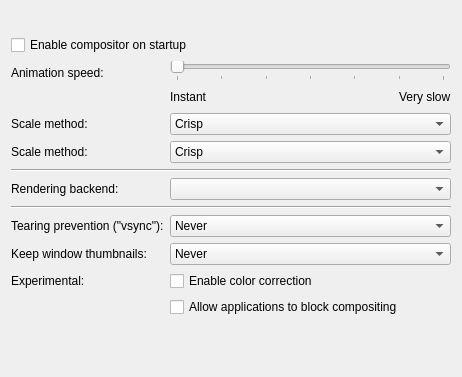
<?xml version="1.0" encoding="UTF-8"?>
<ui version="4.0">
 <class>CompositingForm</class>
 <widget class="QWidget" name="CompositingForm">
  <property name="geometry">
   <rect>
    <x>0</x>
    <y>0</y>
    <width>462</width>
    <height>377</height>
   </rect>
  </property>
  <layout class="QFormLayout" name="formLayout">
   <property name="fieldGrowthPolicy">
    <enum>QFormLayout::AllNonFixedFieldsGrow</enum>
   </property>
   <item row="0" column="0" colspan="2">
    <layout class="QVBoxLayout" name="verticalLayout_4">
     <item>
      <widget class="KMessageWidget" name="glCrashedWarning">
       <property name="visible">
        <bool>false</bool>
       </property>
       <property name="text" stdset="0">
        <string>OpenGL compositing (the default) has crashed KWin in the past.
This was most likely due to a driver bug.
If you think that you have meanwhile upgraded to a stable driver,
you can reset this protection but be aware that this might result in an immediate crash!
Alternatively, you might want to use the XRender backend instead.</string>
       </property>
       <property name="wordWrap" stdset="0">
        <bool>true</bool>
       </property>
      </widget>
     </item>
     <item>
      <widget class="KMessageWidget" name="scaleWarning">
       <property name="visible">
        <bool>false</bool>
       </property>
       <property name="text" stdset="0">
        <string>Scale method &quot;Accurate&quot; is not supported by all hardware and can cause performance regressions and rendering artifacts.</string>
       </property>
       <property name="wordWrap" stdset="0">
        <bool>true</bool>
       </property>
      </widget>
     </item>
     <item>
      <widget class="KMessageWidget" name="tearingWarning">
       <property name="visible">
        <bool>false</bool>
       </property>
       <property name="wordWrap" stdset="0">
        <bool>true</bool>
       </property>
      </widget>
     </item>
     <item>
      <widget class="KMessageWidget" name="windowThumbnailWarning">
       <property name="visible">
        <bool>false</bool>
       </property>
       <property name="text" stdset="0">
        <string>Keeping the window thumbnail always interferes with the minimized state of windows. This can result in windows not suspending their work when minimized.</string>
       </property>
       <property name="wordWrap" stdset="0">
        <bool>true</bool>
       </property>
      </widget>
     </item>
    </layout>
   </item>
   <item row="1" column="0" colspan="2">
    <widget class="QCheckBox" name="compositingEnabled">
     <property name="text">
      <string>Enable compositor on startup</string>
     </property>
    </widget>
   </item>
   <item row="2" column="0">
    <widget class="QLabel" name="label">
     <property name="text">
      <string>Animation speed:</string>
     </property>
    </widget>
   </item>
   <item row="2" column="1">
    <layout class="QVBoxLayout" name="verticalLayout_3">
     <item>
      <widget class="QSlider" name="animationSpeed">
       <property name="maximum">
        <number>6</number>
       </property>
       <property name="orientation">
        <enum>Qt::Horizontal</enum>
       </property>
       <property name="tickPosition">
        <enum>QSlider::TicksBelow</enum>
       </property>
       <property name="tickInterval">
        <number>1</number>
       </property>
      </widget>
     </item>
     <item>
      <layout class="QHBoxLayout" name="horizontalLayout">
       <item>
        <widget class="QLabel" name="label_3">
         <property name="text">
          <string>Instant</string>
         </property>
        </widget>
       </item>
       <item>
        <spacer name="horizontalSpacer">
         <property name="orientation">
          <enum>Qt::Horizontal</enum>
         </property>
         <property name="sizeHint" stdset="0">
          <size>
           <width>40</width>
           <height>20</height>
          </size>
         </property>
        </spacer>
       </item>
       <item>
        <widget class="QLabel" name="label_4">
         <property name="text">
          <string>Very slow</string>
         </property>
        </widget>
       </item>
      </layout>
     </item>
    </layout>
   </item>
   <item row="4" column="0">
    <widget class="QLabel" name="glScaleFilterLabel">
     <property name="text">
      <string>Scale method:</string>
     </property>
    </widget>
   </item>
   <item row="4" column="1">
    <widget class="QComboBox" name="glScaleFilter">
     <item>
      <property name="text">
       <string>Crisp</string>
      </property>
     </item>
     <item>
      <property name="text">
       <string>Smooth</string>
      </property>
     </item>
     <item>
      <property name="text">
       <string>Accurate</string>
      </property>
     </item>
    </widget>
   </item>
   <item row="5" column="0">
    <widget class="QLabel" name="xrScaleFilterLabel">
     <property name="text">
      <string>Scale method:</string>
     </property>
    </widget>
   </item>
   <item row="5" column="1">
    <widget class="QComboBox" name="xrScaleFilter">
     <item>
      <property name="text">
       <string>Crisp</string>
      </property>
     </item>
     <item>
      <property name="text">
       <string>Smooth (slower)</string>
      </property>
     </item>
    </widget>
   </item>
   <item row="6" column="0" colspan="2">
    <widget class="Line" name="line">
     <property name="orientation">
      <enum>Qt::Horizontal</enum>
     </property>
    </widget>
   </item>
   <item row="7" column="0">
    <widget class="QLabel" name="label_2">
     <property name="text">
      <string>Rendering backend:</string>
     </property>
    </widget>
   </item>
   <item row="7" column="1">
    <widget class="QComboBox" name="type"/>
   </item>
   <item row="8" column="0" colspan="2">
    <widget class="Line" name="line_2">
     <property name="orientation">
      <enum>Qt::Horizontal</enum>
     </property>
    </widget>
   </item>
   <item row="9" column="0">
    <widget class="QLabel" name="label_5">
     <property name="text">
      <string>Tearing prevention (&quot;vsync&quot;):</string>
     </property>
    </widget>
   </item>
   <item row="9" column="1">
    <widget class="QComboBox" name="tearingPrevention">
     <item>
      <property name="text">
       <string>Never</string>
      </property>
     </item>
     <item>
      <property name="text">
       <string>Automatic</string>
      </property>
     </item>
     <item>
      <property name="text">
       <string>Only when cheap</string>
      </property>
     </item>
     <item>
      <property name="text">
       <string>Full screen repaints</string>
      </property>
     </item>
     <item>
      <property name="text">
       <string>Re-use screen content</string>
      </property>
     </item>
    </widget>
   </item>
   <item row="10" column="0">
    <widget class="QLabel" name="label_6">
     <property name="text">
      <string>Keep window thumbnails:</string>
     </property>
    </widget>
   </item>
   <item row="10" column="1">
    <widget class="QComboBox" name="windowThumbnail">
     <item>
      <property name="text">
       <string>Never</string>
      </property>
     </item>
     <item>
      <property name="text">
       <string>Only for Shown Windows</string>
      </property>
     </item>
     <item>
      <property name="text">
       <string>Always</string>
      </property>
     </item>
    </widget>
   </item>
   <item row="12" column="0">
    <widget class="QLabel" name="label_9">
     <property name="text">
      <string>Experimental:</string>
     </property>
    </widget>
   </item>
   <item row="12" column="1">
    <widget class="QCheckBox" name="colorCorrection">
     <property name="text">
      <string>Enable color correction</string>
     </property>
    </widget>
   </item>
   <item row="13" column="1">
    <widget class="QCheckBox" name="windowsBlockCompositing">
     <property name="toolTip">
      <string>Applications can set a hint to block compositing when the window is open.
 This brings performance improvements for e.g. games.
 The setting can be overruled by window-specific rules.</string>
     </property>
     <property name="text">
      <string>Allow applications to block compositing</string>
     </property>
    </widget>
   </item>
  </layout>
 </widget>
 <customwidgets>
  <customwidget>
   <class>KMessageWidget</class>
   <extends>QFrame</extends>
   <header>kmessagewidget.h</header>
   <container>1</container>
  </customwidget>
 </customwidgets>
 <resources/>
 <connections/>
</ui>
